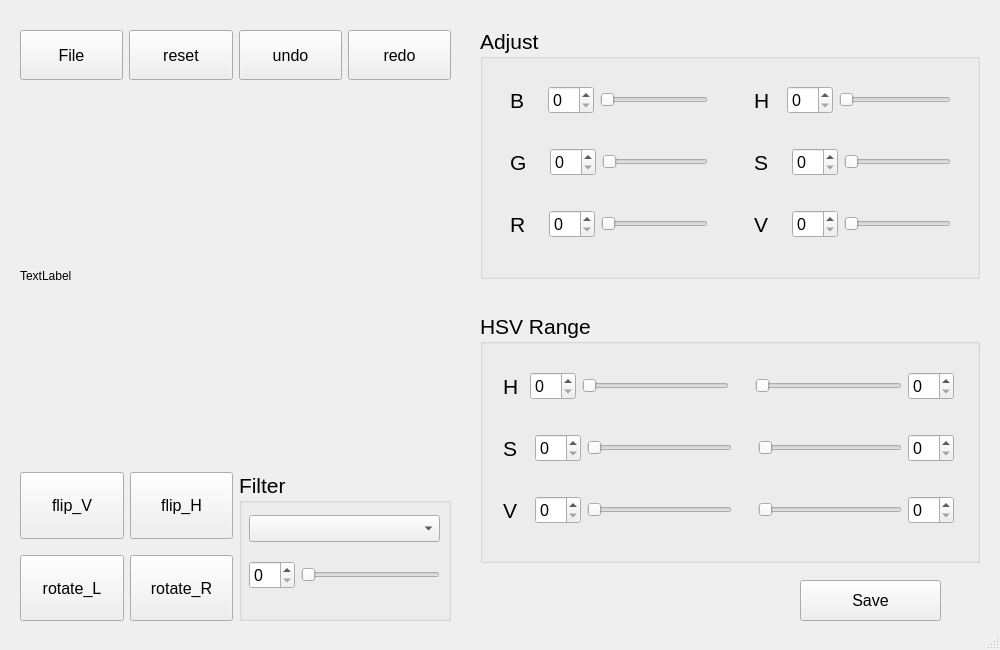
<?xml version="1.0" encoding="UTF-8"?>
<ui version="4.0">
 <class>MainWindow</class>
 <widget class="QMainWindow" name="MainWindow">
  <property name="geometry">
   <rect>
    <x>0</x>
    <y>0</y>
    <width>1000</width>
    <height>650</height>
   </rect>
  </property>
  <property name="windowTitle">
   <string>MainWindow</string>
  </property>
  <widget class="QWidget" name="centralwidget">
   <widget class="QPushButton" name="pushButton_save">
    <property name="geometry">
     <rect>
      <x>800</x>
      <y>580</y>
      <width>141</width>
      <height>41</height>
     </rect>
    </property>
    <property name="font">
     <font>
      <pointsize>12</pointsize>
     </font>
    </property>
    <property name="text">
     <string>Save</string>
    </property>
   </widget>
   <widget class="QWidget" name="layoutWidget">
    <property name="geometry">
     <rect>
      <x>20</x>
      <y>30</y>
      <width>431</width>
      <height>591</height>
     </rect>
    </property>
    <layout class="QVBoxLayout" name="verticalLayout_9">
     <item>
      <layout class="QVBoxLayout" name="verticalLayout_8">
       <item>
        <layout class="QHBoxLayout" name="horizontalLayout_8">
         <item>
          <widget class="QPushButton" name="pushButton_file">
           <property name="sizePolicy">
            <sizepolicy hsizetype="Minimum" vsizetype="Expanding">
             <horstretch>0</horstretch>
             <verstretch>0</verstretch>
            </sizepolicy>
           </property>
           <property name="font">
            <font>
             <pointsize>12</pointsize>
            </font>
           </property>
           <property name="text">
            <string>File</string>
           </property>
          </widget>
         </item>
         <item>
          <widget class="QPushButton" name="pushButton_reset">
           <property name="sizePolicy">
            <sizepolicy hsizetype="Minimum" vsizetype="Expanding">
             <horstretch>0</horstretch>
             <verstretch>0</verstretch>
            </sizepolicy>
           </property>
           <property name="font">
            <font>
             <pointsize>12</pointsize>
            </font>
           </property>
           <property name="text">
            <string>reset</string>
           </property>
          </widget>
         </item>
         <item>
          <widget class="QPushButton" name="pushButton_undo">
           <property name="sizePolicy">
            <sizepolicy hsizetype="Minimum" vsizetype="Expanding">
             <horstretch>0</horstretch>
             <verstretch>0</verstretch>
            </sizepolicy>
           </property>
           <property name="font">
            <font>
             <pointsize>12</pointsize>
            </font>
           </property>
           <property name="text">
            <string>undo</string>
           </property>
          </widget>
         </item>
         <item>
          <widget class="QPushButton" name="pushButton_redo">
           <property name="sizePolicy">
            <sizepolicy hsizetype="Minimum" vsizetype="Maximum">
             <horstretch>0</horstretch>
             <verstretch>0</verstretch>
            </sizepolicy>
           </property>
           <property name="minimumSize">
            <size>
             <width>0</width>
             <height>50</height>
            </size>
           </property>
           <property name="font">
            <font>
             <pointsize>12</pointsize>
            </font>
           </property>
           <property name="text">
            <string>redo</string>
           </property>
          </widget>
         </item>
        </layout>
       </item>
       <item>
        <layout class="QVBoxLayout" name="verticalLayout_7">
         <item>
          <spacer name="verticalSpacer_3">
           <property name="orientation">
            <enum>Qt::Vertical</enum>
           </property>
           <property name="sizeHint" stdset="0">
            <size>
             <width>20</width>
             <height>40</height>
            </size>
           </property>
          </spacer>
         </item>
         <item>
          <widget class="QLabel" name="label_Image">
           <property name="sizePolicy">
            <sizepolicy hsizetype="Expanding" vsizetype="Expanding">
             <horstretch>0</horstretch>
             <verstretch>0</verstretch>
            </sizepolicy>
           </property>
           <property name="minimumSize">
            <size>
             <width>400</width>
             <height>300</height>
            </size>
           </property>
           <property name="text">
            <string>TextLabel</string>
           </property>
          </widget>
         </item>
        </layout>
       </item>
      </layout>
     </item>
     <item>
      <spacer name="verticalSpacer_4">
       <property name="orientation">
        <enum>Qt::Vertical</enum>
       </property>
       <property name="sizeType">
        <enum>QSizePolicy::Fixed</enum>
       </property>
       <property name="sizeHint" stdset="0">
        <size>
         <width>20</width>
         <height>40</height>
        </size>
       </property>
      </spacer>
     </item>
     <item>
      <layout class="QHBoxLayout" name="horizontalLayout_19">
       <item>
        <layout class="QHBoxLayout" name="horizontalLayout_11">
         <item>
          <layout class="QVBoxLayout" name="verticalLayout_4">
           <item>
            <widget class="QPushButton" name="pushButton_flip_V">
             <property name="sizePolicy">
              <sizepolicy hsizetype="Minimum" vsizetype="Expanding">
               <horstretch>0</horstretch>
               <verstretch>0</verstretch>
              </sizepolicy>
             </property>
             <property name="font">
              <font>
               <pointsize>12</pointsize>
              </font>
             </property>
             <property name="text">
              <string>flip_V</string>
             </property>
            </widget>
           </item>
           <item>
            <spacer name="verticalSpacer">
             <property name="orientation">
              <enum>Qt::Vertical</enum>
             </property>
             <property name="sizeType">
              <enum>QSizePolicy::Fixed</enum>
             </property>
             <property name="sizeHint" stdset="0">
              <size>
               <width>20</width>
               <height>10</height>
              </size>
             </property>
            </spacer>
           </item>
           <item>
            <widget class="QPushButton" name="pushButton_rotate_L">
             <property name="sizePolicy">
              <sizepolicy hsizetype="Minimum" vsizetype="Expanding">
               <horstretch>0</horstretch>
               <verstretch>0</verstretch>
              </sizepolicy>
             </property>
             <property name="font">
              <font>
               <pointsize>12</pointsize>
              </font>
             </property>
             <property name="text">
              <string>rotate_L</string>
             </property>
            </widget>
           </item>
          </layout>
         </item>
         <item>
          <layout class="QVBoxLayout" name="verticalLayout_5">
           <item>
            <widget class="QPushButton" name="pushButton_flip_H">
             <property name="sizePolicy">
              <sizepolicy hsizetype="Minimum" vsizetype="Expanding">
               <horstretch>0</horstretch>
               <verstretch>0</verstretch>
              </sizepolicy>
             </property>
             <property name="font">
              <font>
               <pointsize>12</pointsize>
              </font>
             </property>
             <property name="text">
              <string>flip_H</string>
             </property>
            </widget>
           </item>
           <item>
            <spacer name="verticalSpacer_2">
             <property name="orientation">
              <enum>Qt::Vertical</enum>
             </property>
             <property name="sizeType">
              <enum>QSizePolicy::Fixed</enum>
             </property>
             <property name="sizeHint" stdset="0">
              <size>
               <width>20</width>
               <height>10</height>
              </size>
             </property>
            </spacer>
           </item>
           <item>
            <widget class="QPushButton" name="pushButton_rotate">
             <property name="sizePolicy">
              <sizepolicy hsizetype="Minimum" vsizetype="Expanding">
               <horstretch>0</horstretch>
               <verstretch>0</verstretch>
              </sizepolicy>
             </property>
             <property name="font">
              <font>
               <pointsize>12</pointsize>
              </font>
             </property>
             <property name="text">
              <string>rotate_R</string>
             </property>
            </widget>
           </item>
          </layout>
         </item>
        </layout>
       </item>
       <item>
        <widget class="QGroupBox" name="groupBox_3">
         <property name="font">
          <font>
           <pointsize>16</pointsize>
          </font>
         </property>
         <property name="title">
          <string>Filter</string>
         </property>
         <widget class="QWidget" name="layoutWidget">
          <property name="geometry">
           <rect>
            <x>10</x>
            <y>30</y>
            <width>191</width>
            <height>101</height>
           </rect>
          </property>
          <layout class="QVBoxLayout" name="verticalLayout_3">
           <item>
            <widget class="QComboBox" name="comboBox_select_filter">
             <property name="font">
              <font>
               <pointsize>12</pointsize>
              </font>
             </property>
            </widget>
           </item>
           <item>
            <layout class="QHBoxLayout" name="horizontalLayout_7">
             <item>
              <widget class="QSpinBox" name="spinBox_kernel_size">
               <property name="font">
                <font>
                 <pointsize>12</pointsize>
                </font>
               </property>
              </widget>
             </item>
             <item>
              <widget class="QSlider" name="horizontalSlider_filter">
               <property name="orientation">
                <enum>Qt::Horizontal</enum>
               </property>
              </widget>
             </item>
            </layout>
           </item>
          </layout>
         </widget>
        </widget>
       </item>
      </layout>
     </item>
    </layout>
   </widget>
   <widget class="QWidget" name="layoutWidget">
    <property name="geometry">
     <rect>
      <x>480</x>
      <y>20</y>
      <width>502</width>
      <height>551</height>
     </rect>
    </property>
    <layout class="QVBoxLayout" name="verticalLayout_10">
     <item>
      <widget class="QGroupBox" name="groupBox">
       <property name="sizePolicy">
        <sizepolicy hsizetype="Fixed" vsizetype="Fixed">
         <horstretch>0</horstretch>
         <verstretch>0</verstretch>
        </sizepolicy>
       </property>
       <property name="minimumSize">
        <size>
         <width>500</width>
         <height>251</height>
        </size>
       </property>
       <property name="font">
        <font>
         <pointsize>16</pointsize>
        </font>
       </property>
       <property name="title">
        <string>Adjust</string>
       </property>
       <widget class="QWidget" name="layoutWidget">
        <property name="geometry">
         <rect>
          <x>30</x>
          <y>30</y>
          <width>441</width>
          <height>211</height>
         </rect>
        </property>
        <layout class="QHBoxLayout" name="horizontalLayout_20">
         <item>
          <layout class="QVBoxLayout" name="verticalLayout">
           <item>
            <layout class="QHBoxLayout" name="horizontalLayout">
             <item>
              <widget class="QLabel" name="label_3">
               <property name="text">
                <string>B   </string>
               </property>
              </widget>
             </item>
             <item>
              <widget class="QSpinBox" name="spinBox_adjust_B">
               <property name="font">
                <font>
                 <pointsize>12</pointsize>
                </font>
               </property>
              </widget>
             </item>
             <item>
              <widget class="QSlider" name="horizontalSlider_adjust_B">
               <property name="orientation">
                <enum>Qt::Horizontal</enum>
               </property>
              </widget>
             </item>
            </layout>
           </item>
           <item>
            <layout class="QHBoxLayout" name="horizontalLayout_2">
             <item>
              <widget class="QLabel" name="label_4">
               <property name="text">
                <string>G   </string>
               </property>
              </widget>
             </item>
             <item>
              <widget class="QSpinBox" name="spinBox_adjust_G">
               <property name="font">
                <font>
                 <pointsize>12</pointsize>
                </font>
               </property>
              </widget>
             </item>
             <item>
              <widget class="QSlider" name="horizontalSlider_adjust_G">
               <property name="orientation">
                <enum>Qt::Horizontal</enum>
               </property>
              </widget>
             </item>
            </layout>
           </item>
           <item>
            <layout class="QHBoxLayout" name="horizontalLayout_3">
             <item>
              <widget class="QLabel" name="label_5">
               <property name="text">
                <string>R   </string>
               </property>
              </widget>
             </item>
             <item>
              <widget class="QSpinBox" name="spinBox_adjust_R">
               <property name="font">
                <font>
                 <pointsize>12</pointsize>
                </font>
               </property>
              </widget>
             </item>
             <item>
              <widget class="QSlider" name="horizontalSlider_adjust_R">
               <property name="orientation">
                <enum>Qt::Horizontal</enum>
               </property>
              </widget>
             </item>
            </layout>
           </item>
          </layout>
         </item>
         <item>
          <spacer name="horizontalSpacer_4">
           <property name="orientation">
            <enum>Qt::Horizontal</enum>
           </property>
           <property name="sizeType">
            <enum>QSizePolicy::Fixed</enum>
           </property>
           <property name="sizeHint" stdset="0">
            <size>
             <width>40</width>
             <height>20</height>
            </size>
           </property>
          </spacer>
         </item>
         <item>
          <layout class="QVBoxLayout" name="verticalLayout_2">
           <item>
            <layout class="QHBoxLayout" name="horizontalLayout_4">
             <item>
              <widget class="QLabel" name="label_6">
               <property name="text">
                <string>H  </string>
               </property>
              </widget>
             </item>
             <item>
              <widget class="QSpinBox" name="spinBox_adjust_H">
               <property name="font">
                <font>
                 <pointsize>12</pointsize>
                </font>
               </property>
              </widget>
             </item>
             <item>
              <widget class="QSlider" name="horizontalSlider_adjust_H">
               <property name="orientation">
                <enum>Qt::Horizontal</enum>
               </property>
              </widget>
             </item>
            </layout>
           </item>
           <item>
            <layout class="QHBoxLayout" name="horizontalLayout_5">
             <item>
              <widget class="QLabel" name="label_7">
               <property name="text">
                <string>S   </string>
               </property>
              </widget>
             </item>
             <item>
              <widget class="QSpinBox" name="spinBox_adjust_S">
               <property name="font">
                <font>
                 <pointsize>12</pointsize>
                </font>
               </property>
              </widget>
             </item>
             <item>
              <widget class="QSlider" name="horizontalSlider_adjust_S">
               <property name="orientation">
                <enum>Qt::Horizontal</enum>
               </property>
              </widget>
             </item>
            </layout>
           </item>
           <item>
            <layout class="QHBoxLayout" name="horizontalLayout_6">
             <item>
              <widget class="QLabel" name="label_8">
               <property name="text">
                <string>V   </string>
               </property>
              </widget>
             </item>
             <item>
              <widget class="QSpinBox" name="spinBox_adjust_V">
               <property name="font">
                <font>
                 <pointsize>12</pointsize>
                </font>
               </property>
              </widget>
             </item>
             <item>
              <widget class="QSlider" name="horizontalSlider_adjust_V">
               <property name="orientation">
                <enum>Qt::Horizontal</enum>
               </property>
              </widget>
             </item>
            </layout>
           </item>
          </layout>
         </item>
        </layout>
       </widget>
      </widget>
     </item>
     <item>
      <spacer name="verticalSpacer_5">
       <property name="orientation">
        <enum>Qt::Vertical</enum>
       </property>
       <property name="sizeType">
        <enum>QSizePolicy::Fixed</enum>
       </property>
       <property name="sizeHint" stdset="0">
        <size>
         <width>20</width>
         <height>20</height>
        </size>
       </property>
      </spacer>
     </item>
     <item>
      <widget class="QGroupBox" name="groupBox_2">
       <property name="sizePolicy">
        <sizepolicy hsizetype="Fixed" vsizetype="Fixed">
         <horstretch>0</horstretch>
         <verstretch>0</verstretch>
        </sizepolicy>
       </property>
       <property name="minimumSize">
        <size>
         <width>500</width>
         <height>250</height>
        </size>
       </property>
       <property name="font">
        <font>
         <pointsize>16</pointsize>
        </font>
       </property>
       <property name="title">
        <string>HSV Range</string>
       </property>
       <widget class="QWidget" name="layoutWidget">
        <property name="geometry">
         <rect>
          <x>23</x>
          <y>31</y>
          <width>451</width>
          <height>211</height>
         </rect>
        </property>
        <layout class="QVBoxLayout" name="verticalLayout_6">
         <item>
          <layout class="QHBoxLayout" name="horizontalLayout_16">
           <item>
            <widget class="QLabel" name="label_15">
             <property name="text">
              <string>H </string>
             </property>
            </widget>
           </item>
           <item>
            <layout class="QHBoxLayout" name="horizontalLayout_10">
             <item>
              <widget class="QSpinBox" name="spinBox_range_H_lower">
               <property name="font">
                <font>
                 <pointsize>12</pointsize>
                </font>
               </property>
              </widget>
             </item>
             <item>
              <layout class="QHBoxLayout" name="horizontalLayout_9">
               <item>
                <widget class="QSlider" name="horizontalSlider_range_H_lower">
                 <property name="orientation">
                  <enum>Qt::Horizontal</enum>
                 </property>
                </widget>
               </item>
               <item>
                <spacer name="horizontalSpacer_3">
                 <property name="orientation">
                  <enum>Qt::Horizontal</enum>
                 </property>
                 <property name="sizeType">
                  <enum>QSizePolicy::Fixed</enum>
                 </property>
                 <property name="sizeHint" stdset="0">
                  <size>
                   <width>20</width>
                   <height>20</height>
                  </size>
                 </property>
                </spacer>
               </item>
               <item>
                <widget class="QSlider" name="horizontalSlider_range_H_upper">
                 <property name="orientation">
                  <enum>Qt::Horizontal</enum>
                 </property>
                </widget>
               </item>
              </layout>
             </item>
             <item>
              <widget class="QSpinBox" name="spinBox_range_H_upper">
               <property name="font">
                <font>
                 <pointsize>12</pointsize>
                </font>
               </property>
              </widget>
             </item>
            </layout>
           </item>
          </layout>
         </item>
         <item>
          <layout class="QHBoxLayout" name="horizontalLayout_17">
           <item>
            <widget class="QLabel" name="label_16">
             <property name="text">
              <string>S  </string>
             </property>
            </widget>
           </item>
           <item>
            <layout class="QHBoxLayout" name="horizontalLayout_13">
             <item>
              <widget class="QSpinBox" name="spinBox_range_S_lower">
               <property name="font">
                <font>
                 <pointsize>12</pointsize>
                </font>
               </property>
              </widget>
             </item>
             <item>
              <layout class="QHBoxLayout" name="horizontalLayout_12">
               <item>
                <widget class="QSlider" name="horizontalSlider_range_S_lower">
                 <property name="orientation">
                  <enum>Qt::Horizontal</enum>
                 </property>
                </widget>
               </item>
               <item>
                <spacer name="horizontalSpacer_2">
                 <property name="orientation">
                  <enum>Qt::Horizontal</enum>
                 </property>
                 <property name="sizeType">
                  <enum>QSizePolicy::Fixed</enum>
                 </property>
                 <property name="sizeHint" stdset="0">
                  <size>
                   <width>20</width>
                   <height>20</height>
                  </size>
                 </property>
                </spacer>
               </item>
               <item>
                <widget class="QSlider" name="horizontalSlider_range_S_upper">
                 <property name="orientation">
                  <enum>Qt::Horizontal</enum>
                 </property>
                </widget>
               </item>
              </layout>
             </item>
             <item>
              <widget class="QSpinBox" name="spinBox_range_S_upper">
               <property name="font">
                <font>
                 <pointsize>12</pointsize>
                </font>
               </property>
              </widget>
             </item>
            </layout>
           </item>
          </layout>
         </item>
         <item>
          <layout class="QHBoxLayout" name="horizontalLayout_18">
           <item>
            <widget class="QLabel" name="label_17">
             <property name="text">
              <string>V  </string>
             </property>
            </widget>
           </item>
           <item>
            <layout class="QHBoxLayout" name="horizontalLayout_15">
             <item>
              <widget class="QSpinBox" name="spinBox_range_V_lower">
               <property name="font">
                <font>
                 <pointsize>12</pointsize>
                </font>
               </property>
              </widget>
             </item>
             <item>
              <layout class="QHBoxLayout" name="horizontalLayout_14">
               <item>
                <widget class="QSlider" name="horizontalSlider_range_V_lower">
                 <property name="orientation">
                  <enum>Qt::Horizontal</enum>
                 </property>
                </widget>
               </item>
               <item>
                <spacer name="horizontalSpacer">
                 <property name="orientation">
                  <enum>Qt::Horizontal</enum>
                 </property>
                 <property name="sizeType">
                  <enum>QSizePolicy::Fixed</enum>
                 </property>
                 <property name="sizeHint" stdset="0">
                  <size>
                   <width>20</width>
                   <height>20</height>
                  </size>
                 </property>
                </spacer>
               </item>
               <item>
                <widget class="QSlider" name="horizontalSlider_range_V_upper">
                 <property name="orientation">
                  <enum>Qt::Horizontal</enum>
                 </property>
                </widget>
               </item>
              </layout>
             </item>
             <item>
              <widget class="QSpinBox" name="spinBox_range_V_upper">
               <property name="font">
                <font>
                 <pointsize>12</pointsize>
                </font>
               </property>
              </widget>
             </item>
            </layout>
           </item>
          </layout>
         </item>
        </layout>
       </widget>
      </widget>
     </item>
    </layout>
   </widget>
  </widget>
  <widget class="QMenuBar" name="menubar">
   <property name="geometry">
    <rect>
     <x>0</x>
     <y>0</y>
     <width>1000</width>
     <height>17</height>
    </rect>
   </property>
  </widget>
  <widget class="QStatusBar" name="statusbar"/>
 </widget>
 <resources/>
 <connections/>
</ui>
